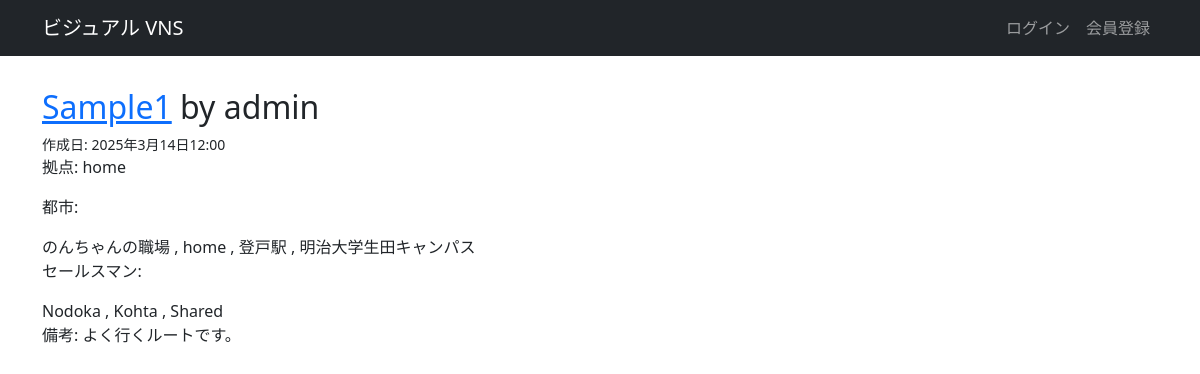
The app's page /practice/f6aebdef-97dd-4687-8225-ccde673213f0/route_detail/ with its own data.
### practice/models.py (models this page shows, shortened)
class Route(models.Model):
    uuid = models.UUIDField(primary_key=True, default=uuid.uuid4, editable=False)
    name = models.CharField(max_length=100)
    depot = models.ForeignKey(City, related_name='depot', on_delete=models.CASCADE)
    cities = models.ManyToManyField(City)
    salesmen = models.ManyToManyField(Salesman)
    description = models.TextField('備考', blank=True)
    created_by = models.ForeignKey(settings.AUTH_USER_MODEL, verbose_name="作成者", on_delete=models.CASCADE)
    created_at = models.DateTimeField("作成日", auto_now_add=True)
    updated_at = models.DateTimeField("更新日", auto_now=True)

class City(models.Model):
    uuid = models.UUIDField(primary_key=True, default=uuid.uuid4, editable=False)
    name = models.CharField(max_length=100)
    address = models.CharField(max_length=100)
    salesman = models.ForeignKey(Salesman, on_delete=models.CASCADE)
    description = models.TextField('備考', blank=True)
    created_by = models.ForeignKey(settings.AUTH_USER_MODEL, verbose_name="作成者", on_delete=models.CASCADE)
    created_at = models.DateTimeField("作成日", auto_now_add=True)
    updated_at = models.DateTimeField("更新日", auto_now=True)

class Salesman(models.Model):
    uuid = models.UUIDField(primary_key=True, default=uuid.uuid4, editable=False)
    name = models.CharField(max_length=100)
    description = models.TextField('備考', blank=True)
    created_by = models.ForeignKey(settings.AUTH_USER_MODEL, verbose_name="作成者", on_delete=models.CASCADE)
    created_at = models.DateTimeField("作成日", auto_now_add=True)
    updated_at = models.DateTimeField("更新日", auto_now=True)

### practice/views.py (the view)
# urls.py: path('<uuid:route_id>/route_detail/', views.route_detail, name='route_detail'),
def route_detail(request, route_id):
    route = get_object_or_404(Route, pk=route_id)
    return render(request, 'practice/route_detail.html', {'route': route})

### practice/templates/practice/route_detail.html
{% extends "base.html" %}
{% load django_bootstrap5 %}
{% block main %}
<div>
    <h2><a href="{% url 'route_edit' route.uuid %}">{{ route.name }}</a> by {{ route.created_by.username }}</h2>
    <small>作成日: {{ route.created_at }}</small>
    <p>拠点: {{ route.depot.name }}</p>
    <p>都市: </p>
    {% for city in route.cities.all %}
        {{ city.name }} {% if not forloop.last %}, {% endif %}
    {% endfor %}
    <p>セールスマン: </p>
    {% for salesman in route.salesmen.all %}
        {{ salesman.name}} {% if not forloop.last %}, {% endif %}
    {% endfor %}
    <p>備考: {{ route.description }}</p>
</div>
{% endblock %}

### templates/base.html (shortened to what this page needs)
{% load static %}
{% load django_bootstrap5 %}
<html>
    <head>
        {% bootstrap_css %}
        <link rel="stylesheet" href="{% static 'practice/css/style.css' %}">
    </head>
    <body>
        <nav class="navbar navbar-expand flex-md-row navbar-dark bg-dark">
            <div class="container justify-content-between">
                <a href="/" class="navbar-brand">ビジュアル VNS</a>
                <ul class="navbar-nav mr-md-2">
                    {% if user.is_authenticated %}
                    <li class="nav-item"><a class="nav-link" href="{% url 'logout' %}">ログアウト</a></li>
                    {% else %}
                    <li class="nav-item"><a class="nav-link" href="{% url 'login' %}">ログイン</a></li>
                    <li class="nav-item"><a class="nav-link" href="{% url 'signup' %}">会員登録</a></li>
                    {% endif %}
                </ul>
            </div>
        </nav>
        <main>
            <div class="container">
                {% block main %}{% endblock %}
            </div>
        </main>
    </body>
</html>

### practice/static/practice/css/style.css (style rules this page uses)
main { padding: 2rem 0; }

### records on screen
Route: name "Sample1", created_by.username "admin", created_at "2025年3月14日12:00", depot.name "home", description "よく行くルートです。"
City: name "のんちゃんの職場"
City: name "home"
City: name "登戸駅"
City: name "明治大学生田キャンパス"
Salesman: name "Nodoka"
Salesman: name "Kohta"
Salesman: name "Shared"
